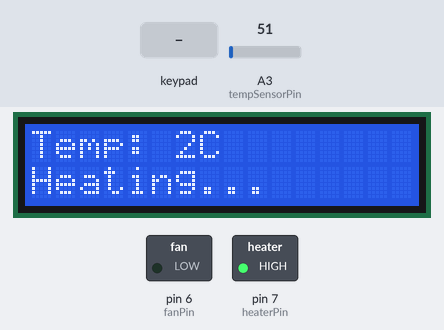
Recording of a sketch running on a simulated Arduino Uno, built with avr-gcc and run on an emulated ATmega328P. Shown: 16×2 character LCD, switched loads named in the sketch (green lamp = pin HIGH). Inputs (shaded band) come from the test bench; at power-on: A3 (tempSensorPin) = 51.

Above: at 1.2 s.
1.3 s: key '*' pressed
At 2.6 s:
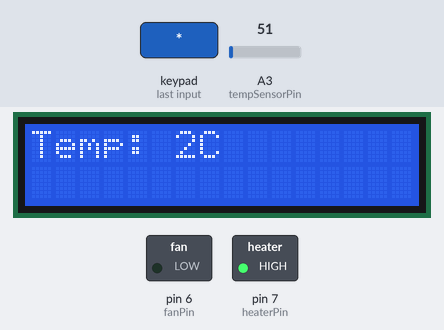
3.5 s: keypad keys 1 3 9 7 2 2 pressed 0.4 s apart
At 4.1 s:
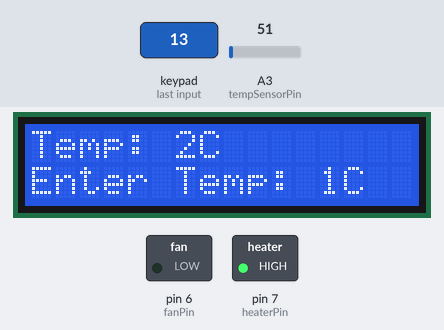
8.1 s: key '#' pressed
11.1 s: A3 (tempSensorPin) set to 71
At 11.6 s:
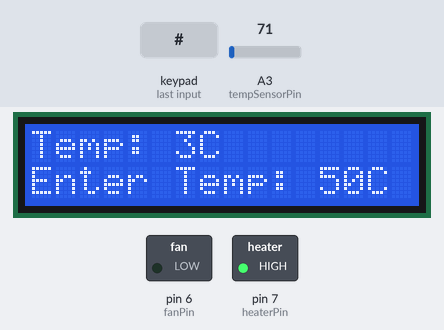
14.1 s: A3 (tempSensorPin) set to 86
At 16.3 s:
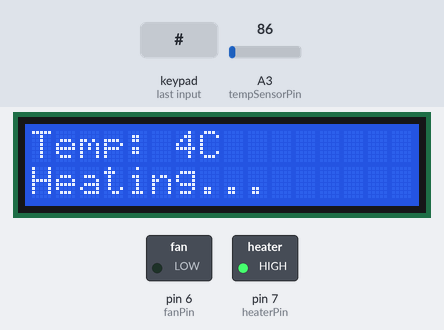
16.6 s: A3 (tempSensorPin) set to 112
At 17.2 s:
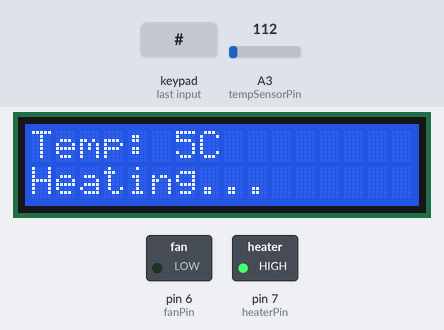
Timing chart, 0 to 19.1 s (numbered marks = the images above; inputs shaded):
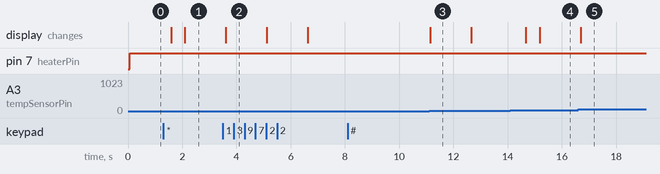

Measured:
- after the input at 1.3 s, the display: first changes after 0.29 s (image 1 shows a later state)
- after the input at 3.5 s, the display: changes after 0.10 s (image 2)
- after the input at 8.1 s, every drawn part: stays the same
- after the input at 11.1 s, the display: changes after 0.05 s (image 3)
- after the input at 16.6 s, the display: changes after 0.09 s (image 5)
- what the display in image 3 shows lasts 1.5 s, from 11.2 s to 12.7 s

The sketch:

climate_control.ino
```cpp
#include <LiquidCrystal.h>
#include <Keypad.h>

LiquidCrystal lcd(12, 11, 2, 3, 4, 5);

const int tempSensorPin = A3;
const int fanPin = 6;
const int heaterPin = 7;
int desiredTemp = 25;

const byte ROWS = 4;
const byte COLS = 3;
char keys[ROWS][COLS] = {
  {'1', '2', '3'},
  {'4', '5', '6'},
  {'7', '8', '9'},
  {'*', '0', '#'}
};
byte rowPins[ROWS] = {8, 9, 10, 13};
byte colPins[COLS] = {A0, A1, A2};
Keypad keypad = Keypad(makeKeymap(keys), rowPins, colPins, ROWS, COLS);

int tempBuffer = 0;
bool inputActive = false;

void setup() {
  pinMode(fanPin, OUTPUT);
  pinMode(heaterPin, OUTPUT);

  lcd.begin(16, 2);
  lcd.setCursor(0, 0);
  Serial.begin(9600);
}

void loop() {
  int currentTemp1 = analogRead(tempSensorPin);
  int currentTemp = map(currentTemp1, 0, 1023, 0, 50);

  lcd.setCursor(0, 0);
  lcd.print("Temp: ");
  lcd.print(currentTemp);
  lcd.print("C    ");

  if (inputActive) {
    char key = keypad.getKey();

    if (key) {
      if (isDigit(key)) {
        tempBuffer = tempBuffer * 10 + (key - '0');
        if (tempBuffer > 50) tempBuffer = 50;
        lcd.setCursor(0, 1);
        lcd.print("Enter Temp: ");
        lcd.print(tempBuffer);
        lcd.print("C    ");
      } else if (key == '#') {
        desiredTemp = tempBuffer;
        tempBuffer = 0;
        inputActive = false;
        lcd.clear();
        lcd.setCursor(0, 0);
        lcd.print("Temp Set to: ");
        lcd.print(desiredTemp);
        lcd.print("C    ");
        delay(2000);
        lcd.clear();
      } else if (key == '*') {
        tempBuffer = 0;
        lcd.setCursor(0, 1);
        lcd.print("Input Cleared ");
        delay(1000);
        lcd.clear();
        lcd.setCursor(0, 0);
        lcd.print("Enter Temp: ");
      }
    }
  } else {

    int currentTemp1 = analogRead(tempSensorPin);
    int currentTemp = map(currentTemp1, 0, 1023, 0, 50);

    lcd.setCursor(0, 0);
    lcd.print("Temp: ");
    lcd.print(currentTemp);
    lcd.print("C    ");


    if (currentTemp < desiredTemp) {
      digitalWrite(heaterPin, HIGH);
      analogWrite(fanPin, 0);
      lcd.setCursor(0, 1);
      lcd.print("Heating...     ");
    } else if (currentTemp > desiredTemp) {
      digitalWrite(heaterPin, LOW);
      int fanSpeed = map(currentTemp - desiredTemp, 1, 10, 100, 255);
      analogWrite(fanPin, fanSpeed);


      lcd.setCursor(0, 1);
      lcd.print("Cooling: ");
      lcd.print("Fan ");
      lcd.print(fanSpeed);
      lcd.print("    ");
    } else {
      digitalWrite(heaterPin, LOW);
      analogWrite(fanPin, 0);
      lcd.setCursor(0, 1);
      lcd.print("Temp Stable    ");
    }
  }

  if (!inputActive) {
    char key = keypad.getKey();

    if (key == '*') {
      inputActive = true;
      tempBuffer = 0;
      lcd.clear();
      lcd.setCursor(0, 0);
      lcd.print("Enter Temp: ");
    }
  }

  delay(500);
}
```
